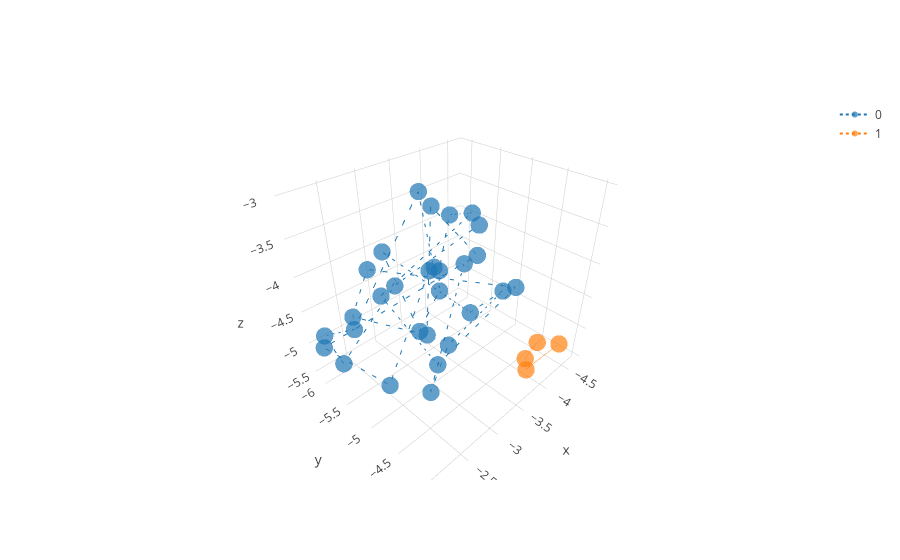

This figure's notebook cell:
### Code cell
plotter(vectorized, 'o:', reduce_kwargs={'algorithm': 'UMAP'})

### Figure 1 — Plotly figure (JSON) as saved in the notebook; plotly's stock layout.template omitted (floating-point values rounded to 4 significant figures)
{"data": [{"line": {"dash": "dot"}, "marker": {"opacity": 0.7, "size": 6}, "mode": "lines+markers", "name": "0", "type": "scatter3d", "uid": "82c83785-4df6-4e57-b12b-811d2edaf884", "x": [-4.243, -2.586, -2.88, -4.667, -4.074, -2.224, -2.292, -2.476, -2.827, -3.39, -4.233, -2.264, -3.209, -4.483, -2.943, -2.643, -3.169, -3.666, -4.088, -2.125, -2.551, -3.254, -3.647, -3.196, -2.16, -2.108, -2.088, -3.333, -3.67], "y": [-5.631, -4.569, -4.577, -5.229, -5.335, -4.739, -4.362, -4.281, -4.648, -5.068, -5.498, -4.886, -5.114, -4.877, -6.122, -6.141, -5.261, -5.667, -5.256, -6.062, -5.317, -5.28, -5.62, -5.346, -5.307, -5.945, -5.55, -6.087, -4.88], "z": [-4.54, -5.076, -4.545, -5.027, -5.167, -3.133, -3.859, -3.45, -3.564, -3.291, -3.702, -3.708, -5.448, -4.695, -4.274, -4.893, -4.991, -3.474, -4.178, -5.056, -5.502, -4.048, -4.326, -3.048, -4.324, -4.774, -4.956, -4.7, -3.449]}, {"line": {"dash": "dot"}, "marker": {"opacity": 0.7, "size": 6}, "mode": "lines+markers", "name": "1", "type": "scatter3d", "uid": "c4d50955-8968-4cc2-839b-7b6b53bff6d7", "x": [-4.22, -3.81, -3.57, -4.208], "y": [-3.95, -4.122, -4.002, -4.255], "z": [-4.979, -5.267, -4.828, -5.138]}], "layout": {}}
